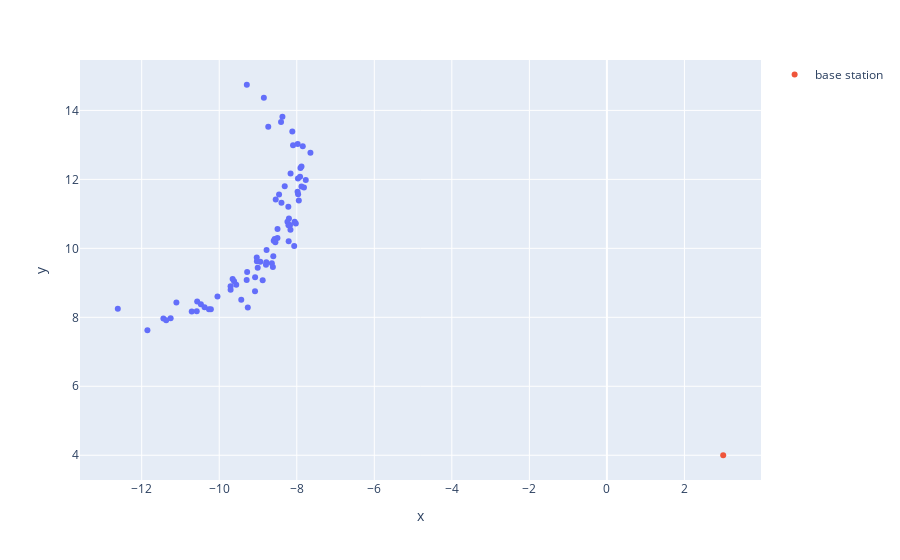

The code cell stored with this chart in its notebook:
### Code cell
fig = px.scatter(x=point_xs, y=point_ys)
fig.add_scatter(x=[radar_x], y=[radar_y], mode="markers", name="base station")

fig.show()

### Figure 1 — Plotly figure (JSON) as saved in the notebook; plotly's stock layout.template omitted (floating-point values rounded to 4 significant figures)
{"data": [{"hovertemplate": "x=%{x}<br>y=%{y}<extra></extra>", "legendgroup": "", "marker": {"color": "#636efa", "symbol": "circle"}, "mode": "markers", "name": "", "orientation": "v", "showlegend": false, "type": "scatter", "x": [-9.288, -8.849, -8.736, -8.406, -8.37, -8.115, -8.096, -7.845, -7.977, -7.647, -7.905, -8.16, -7.915, -7.878, -7.97, -7.879, -8.311, -7.979, -7.767, -8.395, -8.457, -7.814, -7.965, -7.947, -8.543, -8.217, -8.173, -8.202, -8.055, -8.163, -8.024, -8.496, -8.24, -8.066, -8.214, -8.594, -8.209, -8.498, -8.569, -8.606, -8.94, -8.551, -8.778, -9.028, -9.032, -9.008, -8.786, -8.643, -8.794, -8.879, -8.616, -9.075, -9.561, -9.292, -9.28, -9.706, -9.263, -9.707, -9.617, -9.654, -9.077, -9.432, -10.05, -10.22, -10.47, -10.27, -10.58, -10.38, -10.57, -11.1, -10.71, -11.25, -11.44, -11.37, -11.85, -12.62], "xaxis": "x", "y": [14.74, 14.37, 13.52, 13.67, 13.81, 13.39, 12.99, 12.96, 13.03, 12.77, 12.33, 12.17, 12.07, 12.37, 12.03, 11.79, 11.8, 11.64, 11.99, 11.32, 11.56, 11.76, 11.57, 11.39, 11.42, 11.21, 10.68, 10.87, 10.77, 10.54, 10.72, 10.56, 10.77, 10.07, 10.67, 10.22, 10.21, 10.3, 10.27, 9.77, 9.612, 10.17, 9.951, 9.629, 9.734, 9.435, 9.594, 9.57, 9.527, 9.077, 9.46, 9.164, 8.946, 9.079, 9.313, 8.796, 8.284, 8.9, 9.045, 9.111, 8.754, 8.509, 8.604, 8.231, 8.381, 8.235, 8.174, 8.295, 8.458, 8.429, 8.17, 7.972, 7.968, 7.914, 7.628, 8.246], "yaxis": "y"}, {"mode": "markers", "name": "base station", "type": "scatter", "x": [3], "y": [4]}], "layout": {"autosize": true, "legend": {"tracegroupgap": 0}, "margin": {"t": 60}, "xaxis": {"anchor": "y", "autorange": true, "domain": [0, 1], "range": [-13.64, 4.021], "title": {"text": "x"}, "type": "linear"}, "yaxis": {"anchor": "x", "autorange": true, "domain": [0, 1], "range": [3.168, 15.58], "title": {"text": "y"}, "type": "linear"}}}
